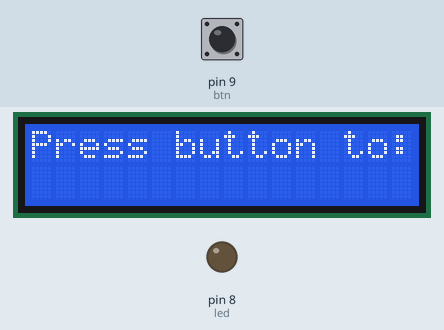
The sketch below on a simulated Arduino Uno, built with avr-gcc and run on an emulated ATmega328P. Shown: 16×2 character LCD, output pins drawn as LEDs (lit = HIGH). Dashed ring = blinking. Inputs (shaded band) come from the test bench; at power-on: pin 9 (btn) LOW. What the sketch prints to the serial monitor is not drawn.

Above: at 1.2 s.
1.3 s: pin 9 (btn) pulled HIGH for 1 s
At 3.2 s:
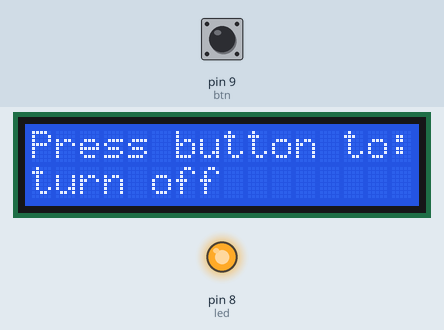
3.8 s: pin 9 (btn) pulled HIGH for 3.2 s
At 3.81 s:
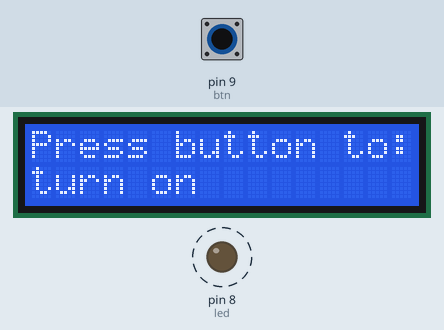
Timing chart, 0 to 8.4 s (numbered marks = the images above; inputs shaded):
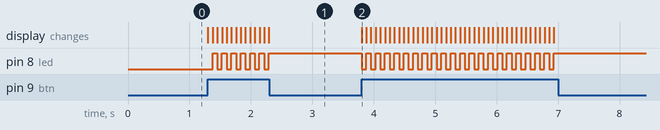

Measured:
- after the input at 1.3 s, pin 8 (led): alternates HIGH for 0.08 s and LOW for 0.08 s, 13 changes in all, then stays HIGH, starting after 0.08 s; the display: first changes at once (image 1 shows a later state)
- after the input at 3.8 s, pin 8 (led): alternates HIGH for 0.08 s and LOW for 0.08 s, 42 changes in all, then stays HIGH, starting at once; the display: changes at once (image 2)

The sketch:

lightswitch.ino
```cpp
#include <LiquidCrystal.h>

LiquidCrystal lcd(12,11,5,4,3,2);

const int btn = 9;
const int led = 8;

void setup()
{
  Serial.begin(9600);

  pinMode(btn, INPUT);
  pinMode(led, OUTPUT);

  lcd.begin(16,2);

  lcd.setCursor(0,0);
  lcd.print( "Press button to:");
}

bool buttonPressed = false;

void loop(){
  //<code>
  if (digitalRead(btn) == HIGH){
    if (buttonPressed == true){
      digitalWrite(led,HIGH);
      lcd.setCursor(0,1);
      lcd.print("turn off");
      buttonPressed = false;
      Serial.println("Light turned on");
    }
    else{
      digitalWrite(led,LOW);
      lcd.setCursor(0,1);
      lcd.print("turn on ");
      buttonPressed = true;
      Serial.println("Light turned off");
    }
    delay(75);
  }
  //<code\>
}

//<functions>

//<functions\>
```
